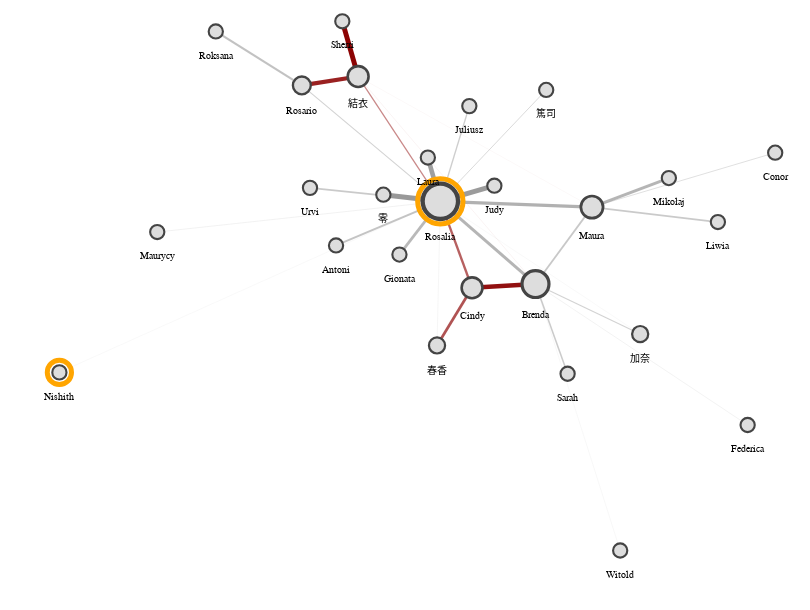

The notebook cell saved with this chart:
### Markdown cell above
Simple customisation - conditionally highlight nodes and edges

### Code cell
alph(G, **{
    **alph_params,
    **dict(
        node_args={
            **alph_params["node_args"],
            **dict(
                fill="#ddd",
                stroke="#444",
                halo_offset=3,
                halo_opacity=alt.condition(
                    "(datum.name[0] == 'N') || (datum.name == 'Rosalia')",
                    alt.value(1),
                    alt.value(0)
                ),
                halo_stroke="orange",
                halo_strokeWidth=5,
            )
        },
        edge_args={
            **alph_params["edge_args"],
            **dict(
                color=alt.condition(
                    (
                        (alt.datum.source == 3)
                        | (alt.datum.target == 3)
                        | (alt.datum.source == 1)
                        | (alt.datum.target == 1)
                    ),
                    alt.value("darkred"),
                    alt.value("#999")
                ),
            )
        }
    )
}).configure_view(strokeWidth=0)

### Figure 1 — Vega-Lite specification as saved in the notebook (floating-point values rounded to 4 significant figures)
{"$schema": "https://vega.github.io/schema/vega-lite/v4.17.0.json", "config": {"view": {"continuousHeight": 300, "continuousWidth": 400, "strokeWidth": 0}}, "datasets": {"data-697b1c79e2d6cff448bbd5a7c054a17a": [{"__node_halo_size": 1365.0, "__node_r": 13.48, "__node_size": 726.4, "__y_label": 215.8, "company": "Atwal, Trivedi and Kaul", "degree_centrality": 0.4, "id": 0, "name": "Brenda", "x": 464.2, "y": 244.2}, {"__node_halo_size": 952.4, "__node_r": 10.43, "__node_size": 435.2, "__y_label": 215.4, "company": "中島保険合同会社", "degree_centrality": 0.2, "id": 1, "name": "Cindy", "x": 408.7, "y": 240.8}, {"__node_halo_size": 2058.0, "__node_r": 17.68, "__node_size": 1251.0, "__y_label": 287.4, "company": "Trivedi, Shankar and Sachdev", "degree_centrality": 0.76, "id": 2, "name": "Rosalia", "x": 380.9, "y": 320.0}, {"__node_halo_size": 952.4, "__node_r": 10.43, "__node_size": 435.2, "__y_label": 409.0, "company": "Guarana, Offredi e Turati SPA", "degree_centrality": 0.2, "id": 3, "name": "結衣", "x": 309.0, "y": 434.4}, {"__node_halo_size": 683.3, "__node_r": 8.07, "__node_size": 260.5, "__y_label": 164.9, "company": "Datta, Shanker and Gola", "degree_centrality": 0.08, "id": 4, "name": "春香", "x": 378.0, "y": 187.9}, {"__node_halo_size": 775.8, "__node_r": 8.926, "__node_size": 318.7, "__y_label": 402.4, "company": "Datta, Shanker and Gola", "degree_centrality": 0.12, "id": 5, "name": "Rosario", "x": 259.7, "y": 426.3}, {"__node_halo_size": 1038.0, "__node_r": 11.11, "__node_size": 493.4, "__y_label": 288.6, "company": "Datta, Shanker and Gola", "degree_centrality": 0.24, "id": 6, "name": "Maura", "x": 513.6, "y": 314.7}, {"__node_halo_size": 586.7, "__node_r": 7.111, "__node_size": 202.2, "__y_label": 385.2, "company": "Datta, Shanker and Gola", "degree_centrality": 0.04, "id": 7, "name": "Juliusz", "x": 406.3, "y": 407.3}, {"__node_halo_size": 586.7, "__node_r": 7.111, "__node_size": 202.2, "__y_label": 342.5, "company": "Atwal, Trivedi and Kaul", "degree_centrality": 0.04, "id": 8, "name": "Conor", "x": 673.9, "y": 364.6}, {"__node_halo_size": 586.7, "__node_r": 7.111, "__node_size": 202.2, "__y_label": 312.3, "company": "Trivedi, Shankar and Sachdev", "degree_centrality": 0.04, "id": 9, "name": "Judy", "x": 428.2, "y": 334.4}, {"__node_halo_size": 683.3, "__node_r": 8.07, "__node_size": 260.5, "__y_label": 175.3, "company": "Trivedi, Shankar and Sachdev", "degree_centrality": 0.08, "id": 10, "name": "加奈", "x": 555.8, "y": 198.4}, {"__node_halo_size": 586.7, "__node_r": 7.111, "__node_size": 202.2, "__y_label": 269.8, "company": "Datta, Shanker and Gola", "degree_centrality": 0.04, "id": 11, "name": "Maurycy", "x": 133.2, "y": 291.9}, {"__node_halo_size": 586.7, "__node_r": 7.111, "__node_size": 202.2, "__y_label": 278.9, "company": "Atwal, Trivedi and Kaul", "degree_centrality": 0.04, "id": 12, "name": "Liwia", "x": 623.8, "y": 301.0}, {"__node_halo_size": 586.7, "__node_r": 7.111, "__node_size": 202.2, "__y_label": 257.5, "company": "Datta, Shanker and Gola", "degree_centrality": 0.04, "id": 13, "name": "Antoni", "x": 289.7, "y": 279.6}, {"__node_halo_size": 586.7, "__node_r": 7.111, "__node_size": 202.2, "__y_label": 400.1, "company": "Atwal, Trivedi and Kaul", "degree_centrality": 0.04, "id": 14, "name": "篤司", "x": 473.5, "y": 422.2}, {"__node_halo_size": 586.7, "__node_r": 7.111, "__node_size": 202.2, "__y_label": 304.0, "company": "Atwal, Trivedi and Kaul", "degree_centrality": 0.04, "id": 15, "name": "零", "x": 331.1, "y": 326.1}, {"__node_halo_size": 586.7, "__node_r": 7.111, "__node_size": 202.2, "__y_label": 310.3, "company": "Atwal, Trivedi and Kaul", "degree_centrality": 0.04, "id": 16, "name": "Urvi", "x": 266.9, "y": 332.4}, {"__node_halo_size": 586.7, "__node_r": 7.111, "__node_size": 202.2, "__y_label": 249.1, "company": "中島保険合同会社", "degree_centrality": 0.04, "id": 17, "name": "Gionata", "x": 345.1, "y": 271.2}, {"__node_halo_size": 586.7, "__node_r": 7.111, "__node_size": 202.2, "__y_label": 139.9, "company": "中島保険合同会社", "degree_centrality": 0.04, "id": 18, "name": "Sarah", "x": 492.3, "y": 162.0}, {"__node_halo_size": 586.7, "__node_r": 7.111, "__node_size": 202.2, "__y_label": 338.0, "company": "Trivedi, Shankar and Sachdev", "degree_centrality": 0.04, "id": 19, "name": "Laura", "x": 370.0, "y": 360.2}, {"__node_halo_size": 586.7, "__node_r": 7.111, "__node_size": 202.2, "__y_label": 453.6, "company": "Datta, Shanker and Gola", "degree_centrality": 0.04, "id": 20, "name": "Roksana", "x": 184.4, "y": 475.8}, {"__node_halo_size": 586.7, "__node_r": 7.111, "__node_size": 202.2, "__y_label": 92.9, "company": "Trivedi, Shankar and Sachdev", "degree_centrality": 0.04, "id": 21, "name": "Federica", "x": 649.8, "y": 115.0}, {"__node_halo_size": 586.7, "__node_r": 7.111, "__node_size": 202.2, "__y_label": 141.1, "company": "Datta, Shanker and Gola", "degree_centrality": 0.04, "id": 22, "name": "Nishith", "x": 47.59, "y": 163.2}, {"__node_halo_size": 586.7, "__node_r": 7.111, "__node_size": 202.2, "__y_label": -22.11, "company": "Trivedi, Shankar and Sachdev", "degree_centrality": 0.04, "id": 23, "name": "Witold", "x": 538.3, "y": 0}, {"__node_halo_size": 586.7, "__node_r": 7.111, "__node_size": 202.2, "__y_label": 462.9, "company": "Guarana, Offredi e Turati SPA", "degree_centrality": 0.04, "id": 24, "name": "Sherri", "x": 295.2, "y": 485.0}, {"__node_halo_size": 586.7, "__node_r": 7.111, "__node_size": 202.2, "__y_label": 319.2, "company": "中島保険合同会社", "degree_centrality": 0.04, "id": 25, "name": "Mikołaj", "x": 580.9, "y": 341.3}], "data-dbabb3c77c16f6b114b8f2fcda8448a3": [{"edge": 0, "pair": [0, 1], "source": 0, "target": 1, "weight": 1.987, "x": 464.2, "y": 244.2}, {"edge": 0, "pair": [0, 1], "source": 0, "target": 1, "weight": 1.987, "x": 408.7, "y": 240.8}, {"edge": 1, "pair": [0, 6], "source": 0, "target": 6, "weight": 0.7502, "x": 464.2, "y": 244.2}, {"edge": 1, "pair": [0, 6], "source": 0, "target": 6, "weight": 0.7502, "x": 513.6, "y": 314.7}, {"edge": 2, "pair": [0, 2], "source": 0, "target": 2, "weight": 1.301, "x": 464.2, "y": 244.2}, {"edge": 2, "pair": [0, 2], "source": 0, "target": 2, "weight": 1.301, "x": 380.9, "y": 320.0}, {"edge": 3, "pair": [0, 0], "source": 0, "target": 0, "weight": 0.5294, "x": 464.2, "y": 244.2}, {"edge": 3, "pair": [0, 0], "source": 0, "target": 0, "weight": 0.5294, "x": 464.2, "y": 244.2}, {"edge": 4, "pair": [0, 3], "source": 0, "target": 3, "weight": 0.03015, "x": 464.2, "y": 244.2}, {"edge": 4, "pair": [0, 3], "source": 0, "target": 3, "weight": 0.03015, "x": 309.0, "y": 434.4}, {"edge": 5, "pair": [0, 10], "source": 0, "target": 10, "weight": 0.4339, "x": 464.2, "y": 244.2}, {"edge": 5, "pair": [0, 10], "source": 0, "target": 10, "weight": 0.4339, "x": 555.8, "y": 198.4}, {"edge": 6, "pair": [0, 18], "source": 0, "target": 18, "weight": 0.6422, "x": 464.2, "y": 244.2}, {"edge": 6, "pair": [0, 18], "source": 0, "target": 18, "weight": 0.6422, "x": 492.3, "y": 162.0}, {"edge": 7, "pair": [0, 21], "source": 0, "target": 21, "weight": 0.1152, "x": 464.2, "y": 244.2}, {"edge": 7, "pair": [0, 21], "source": 0, "target": 21, "weight": 0.1152, "x": 649.8, "y": 115.0}, {"edge": 8, "pair": [0, 23], "source": 0, "target": 23, "weight": 0.05782, "x": 464.2, "y": 244.2}, {"edge": 8, "pair": [0, 23], "source": 0, "target": 23, "weight": 0.05782, "x": 538.3, "y": 0}, {"edge": 9, "pair": [1, 2], "source": 1, "target": 2, "weight": 1.001, "x": 408.7, "y": 240.8}, {"edge": 9, "pair": [1, 2], "source": 1, "target": 2, "weight": 1.001, "x": 380.9, "y": 320.0}, {"edge": 10, "pair": [1, 1], "source": 1, "target": 1, "weight": 1.09, "x": 408.7, "y": 240.8}, {"edge": 10, "pair": [1, 1], "source": 1, "target": 1, "weight": 1.09, "x": 408.7, "y": 240.8}, {"edge": 11, "pair": [1, 4], "source": 1, "target": 4, "weight": 1.166, "x": 408.7, "y": 240.8}, {"edge": 11, "pair": [1, 4], "source": 1, "target": 4, "weight": 1.166, "x": 378.0, "y": 187.9}, {"edge": 12, "pair": [2, 2], "source": 2, "target": 2, "weight": 0.2277, "x": 380.9, "y": 320.0}, {"edge": 12, "pair": [2, 2], "source": 2, "target": 2, "weight": 0.2277, "x": 380.9, "y": 320.0}, {"edge": 13, "pair": [2, 15], "source": 2, "target": 15, "weight": 2.182, "x": 380.9, "y": 320.0}, {"edge": 13, "pair": [2, 15], "source": 2, "target": 15, "weight": 2.182, "x": 331.1, "y": 326.1}, {"edge": 14, "pair": [2, 6], "source": 2, "target": 6, "weight": 1.432, "x": 380.9, "y": 320.0}, {"edge": 14, "pair": [2, 6], "source": 2, "target": 6, "weight": 1.432, "x": 513.6, "y": 314.7}, {"edge": 15, "pair": [2, 19], "source": 2, "target": 19, "weight": 2.014, "x": 380.9, "y": 320.0}, {"edge": 15, "pair": [2, 19], "source": 2, "target": 19, "weight": 2.014, "x": 370.0, "y": 360.2}, {"edge": 16, "pair": [2, 3], "source": 2, "target": 3, "weight": 0.5185, "x": 380.9, "y": 320.0}, {"edge": 16, "pair": [2, 3], "source": 2, "target": 3, "weight": 0.5185, "x": 309.0, "y": 434.4}, {"edge": 17, "pair": [2, 4], "source": 2, "target": 4, "weight": 0.08285, "x": 380.9, "y": 320.0}, {"edge": 17, "pair": [2, 4], "source": 2, "target": 4, "weight": 0.08285, "x": 378.0, "y": 187.9}, {"edge": 18, "pair": [2, 5], "source": 2, "target": 5, "weight": 0.4379, "x": 380.9, "y": 320.0}, {"edge": 18, "pair": [2, 5], "source": 2, "target": 5, "weight": 0.4379, "x": 259.7, "y": 426.3}, {"edge": 19, "pair": [2, 7], "source": 2, "target": 7, "weight": 0.5691, "x": 380.9, "y": 320.0}, {"edge": 19, "pair": [2, 7], "source": 2, "target": 7, "weight": 0.5691, "x": 406.3, "y": 407.3}, {"edge": 20, "pair": [2, 9], "source": 2, "target": 9, "weight": 2.122, "x": 380.9, "y": 320.0}, {"edge": 20, "pair": [2, 9], "source": 2, "target": 9, "weight": 2.122, "x": 428.2, "y": 334.4}, {"edge": 21, "pair": [2, 10], "source": 2, "target": 10, "weight": 0.04418, "x": 380.9, "y": 320.0}, {"edge": 21, "pair": [2, 10], "source": 2, "target": 10, "weight": 0.04418, "x": 555.8, "y": 198.4}, {"edge": 22, "pair": [2, 11], "source": 2, "target": 11, "weight": 0.129, "x": 380.9, "y": 320.0}, {"edge": 22, "pair": [2, 11], "source": 2, "target": 11, "weight": 0.129, "x": 133.2, "y": 291.9}, {"edge": 23, "pair": [2, 13], "source": 2, "target": 13, "weight": 0.8637, "x": 380.9, "y": 320.0}, {"edge": 23, "pair": [2, 13], "source": 2, "target": 13, "weight": 0.8637, "x": 289.7, "y": 279.6}, {"edge": 24, "pair": [2, 14], "source": 2, "target": 14, "weight": 0.3546, "x": 380.9, "y": 320.0}, {"edge": 24, "pair": [2, 14], "source": 2, "target": 14, "weight": 0.3546, "x": 473.5, "y": 422.2}, {"edge": 25, "pair": [2, 16], "source": 2, "target": 16, "weight": 0.6959, "x": 380.9, "y": 320.0}, {"edge": 25, "pair": [2, 16], "source": 2, "target": 16, "weight": 0.6959, "x": 266.9, "y": 332.4}, {"edge": 26, "pair": [2, 17], "source": 2, "target": 17, "weight": 1.188, "x": 380.9, "y": 320.0}, {"edge": 26, "pair": [2, 17], "source": 2, "target": 17, "weight": 1.188, "x": 345.1, "y": 271.2}, {"edge": 27, "pair": [2, 22], "source": 2, "target": 22, "weight": 0.04177, "x": 380.9, "y": 320.0}, {"edge": 27, "pair": [2, 22], "source": 2, "target": 22, "weight": 0.04177, "x": 47.59, "y": 163.2}, {"edge": 28, "pair": [3, 5], "source": 3, "target": 5, "weight": 1.773, "x": 309.0, "y": 434.4}, {"edge": 28, "pair": [3, 5], "source": 3, "target": 5, "weight": 1.773, "x": 259.7, "y": 426.3}, {"edge": 29, "pair": [3, 6], "source": 3, "target": 6, "weight": 0.001462, "x": 309.0, "y": 434.4}, {"edge": 29, "pair": [3, 6], "source": 3, "target": 6, "weight": 0.001462, "x": 513.6, "y": 314.7}, {"edge": 30, "pair": [3, 24], "source": 3, "target": 24, "weight": 2.148, "x": 309.0, "y": 434.4}, {"edge": 30, "pair": [3, 24], "source": 3, "target": 24, "weight": 2.148, "x": 295.2, "y": 485.0}, {"edge": 31, "pair": [5, 20], "source": 5, "target": 20, "weight": 0.9289, "x": 259.7, "y": 426.3}, {"edge": 31, "pair": [5, 20], "source": 5, "target": 20, "weight": 0.9289, "x": 184.4, "y": 475.8}, {"edge": 32, "pair": [6, 8], "source": 6, "target": 8, "weight": 0.305, "x": 513.6, "y": 314.7}, {"edge": 32, "pair": [6, 8], "source": 6, "target": 8, "weight": 0.305, "x": 673.9, "y": 364.6}, {"edge": 33, "pair": [6, 12], "source": 6, "target": 12, "weight": 0.6963, "x": 513.6, "y": 314.7}, {"edge": 33, "pair": [6, 12], "source": 6, "target": 12, "weight": 0.6963, "x": 623.8, "y": 301.0}, {"edge": 34, "pair": [6, 25], "source": 6, "target": 25, "weight": 1.307, "x": 513.6, "y": 314.7}, {"edge": 34, "pair": [6, 25], "source": 6, "target": 25, "weight": 1.307, "x": 580.9, "y": 341.3}]}, "height": 600, "layer": [{"data": {"name": "data-dbabb3c77c16f6b114b8f2fcda8448a3"}, "encoding": {"color": {"condition": {"test": "((((datum.source === 3) || (datum.target === 3)) || (datum.source === 1)) || (datum.target === 1))", "value": "darkred"}, "value": "#999"}, "detail": {"field": "edge", "type": "quantitative"}, "opacity": {"field": "weight", "legend": null, "scale": {"range": [0.3, 1]}, "type": "quantitative"}, "strokeWidth": {"field": "weight", "legend": null, "scale": {"range": [0.1, 5]}, "type": "quantitative"}, "x": {"axis": {"domain": false, "grid": false, "labels": false, "ticks": false, "title": ""}, "field": "x", "type": "quantitative"}, "y": {"axis": {"domain": false, "grid": false, "labels": false, "ticks": false, "title": ""}, "field": "y", "type": "quantitative"}}, "mark": "line"}, {"data": {"name": "data-697b1c79e2d6cff448bbd5a7c054a17a"}, "layer": [{"encoding": {"fill": {"value": "rgba(0,0,0,0"}, "opacity": {"condition": {"test": "(datum.name[0] == 'N') || (datum.name == 'Rosalia')", "value": 1}, "value": 0}, "size": {"field": "__node_halo_size", "legend": null, "scale": null, "type": "quantitative"}, "stroke": {"value": "orange"}, "strokeWidth": {"value": 5}, "x": {"axis": {"domain": false, "grid": false, "labels": false, "ticks": false, "title": ""}, "field": "x", "type": "quantitative"}, "y": {"axis": {"domain": false, "grid": false, "labels": false, "ticks": false, "title": ""}, "field": "y", "type": "quantitative"}}, "mark": "circle"}, {"encoding": {"fill": {"value": "#ddd"}, "opacity": {"value": 1}, "size": {"field": "degree_centrality", "legend": null, "scale": {"domain": [0, 1], "range": [144, 1600]}, "type": "quantitative"}, "stroke": {"value": "#444"}, "strokeWidth": {"field": "degree_centrality", "legend": null, "scale": {"domain": [0, 1], "range": [2, 5]}, "type": "quantitative"}, "tooltip": [{"field": "name", "type": "nominal"}, {"field": "company", "type": "nominal"}], "x": {"axis": {"domain": false, "grid": false, "labels": false, "ticks": false, "title": ""}, "field": "x", "type": "quantitative"}, "y": {"axis": {"domain": false, "grid": false, "labels": false, "ticks": false, "title": ""}, "field": "y", "type": "quantitative"}}, "mark": "circle"}, {"encoding": {"text": {"field": "name", "type": "nominal"}, "x": {"axis": {"domain": false, "grid": false, "labels": false, "ticks": false, "title": ""}, "field": "x", "type": "quantitative"}, "y": {"axis": {"domain": false, "grid": false, "labels": false, "ticks": false, "title": ""}, "field": "__y_label", "type": "quantitative"}}, "mark": {"align": "center", "baseline": "middle", "color": "black", "size": 10, "type": "text"}}]}], "resolve": {"scale": {"color": "independent", "fill": "independent", "opacity": "independent", "size": "independent", "strokeWidth": "independent"}}, "width": 800}
